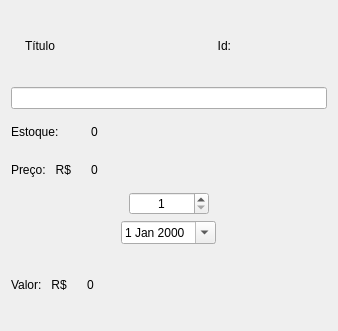
                   <widget class="QWidget" name="scrollAreaWidgetContents_4">
                    <property name="geometry">
                     <rect>
                      <x>0</x>
                      <y>0</y>
                      <width>338</width>
                      <height>331</height>
                     </rect>
                    </property>
                    <layout class="QVBoxLayout" name="verticalLayout_11">
                     <item>
                      <layout class="QHBoxLayout" name="horizontalLayout_9">
                       <item>
                        <widget class="QLabel" name="label_22">
                         <property name="styleSheet">
                          <string notr="true"/>
                         </property>
                         <property name="frameShape">
                          <enum>QFrame::NoFrame</enum>
                         </property>
                         <property name="text">
                          <string>Título</string>
                         </property>
                         <property name="scaledContents">
                          <bool>false</bool>
                         </property>
                         <property name="margin">
                          <number>0</number>
                         </property>
                         <property name="indent">
                          <number>14</number>
                         </property>
                        </widget>
                       </item>
                       <item>
                        <widget class="QLabel" name="label_27">
                         <property name="text">
                          <string>Id:</string>
                         </property>
                         <property name="alignment">
                          <set>Qt::AlignRight|Qt::AlignTrailing|Qt::AlignVCenter</set>
                         </property>
                         <property name="indent">
                          <number>14</number>
                         </property>
                        </widget>
                       </item>
                       <item>
                        <widget class="QLabel" name="label_id_livro">
                         <property name="maximumSize">
                          <size>
                           <width>76</width>
                           <height>16777215</height>
                          </size>
                         </property>
                         <property name="text">
                          <string/>
                         </property>
                         <property name="alignment">
                          <set>Qt::AlignCenter</set>
                         </property>
                        </widget>
                       </item>
                      </layout>
                     </item>
                     <item>
                      <widget class="QLineEdit" name="t_titulo_2">
                       <property name="enabled">
                        <bool>true</bool>
                       </property>
                       <property name="readOnly">
                        <bool>true</bool>
                       </property>
                      </widget>
                     </item>
                     <item>
                      <layout class="QHBoxLayout" name="horizontalLayout_2" stretch="0,4">
                       <item>
                        <layout class="QVBoxLayout" name="verticalLayout_13">
                         <item>
                          <widget class="QLabel" name="label_24">
                           <property name="text">
                            <string>Estoque:</string>
                           </property>
                          </widget>
                         </item>
                         <item>
                          <widget class="QLabel" name="label_25">
                           <property name="text">
                            <string>Preço:   R$</string>
                           </property>
                          </widget>
                         </item>
                        </layout>
                       </item>
                       <item>
                        <layout class="QVBoxLayout" name="verticalLayout_14">
                         <item>
                          <widget class="QLabel" name="label_qtd_estoque">
                           <property name="styleSheet">
                            <string notr="true"/>
                           </property>
                           <property name="text">
                            <string>0</string>
                           </property>
                           <property name="indent">
                            <number>14</number>
                           </property>
                          </widget>
                         </item>
                         <item>
                          <widget class="QLabel" name="label_preco">
                           <property name="text">
                            <string>0</string>
                           </property>
                           <property name="indent">
                            <number>14</number>
                           </property>
                          </widget>
                         </item>
                        </layout>
                       </item>
                      </layout>
                     </item>
                     <item alignment="Qt::AlignHCenter">
                      <widget class="QSpinBox" name="spinBox">
                       <property name="minimumSize">
                        <size>
                         <width>80</width>
                         <height>0</height>
                        </size>
                       </property>
                       <property name="alignment">
                        <set>Qt::AlignCenter</set>
                       </property>
                       <property name="minimum">
                        <number>1</number>
                       </property>
                      </widget>
                     </item>
                     <item alignment="Qt::AlignHCenter">
                      <widget class="QDateEdit" name="dateEdit">
                       <property name="maximumDate">
                        <date>
                         <year>9999</year>
                         <month>12</month>
                         <day>31</day>
                        </date>
                       </property>
                       <property name="calendarPopup">
                        <bool>true</bool>
                       </property>
                      </widget>
                     </item>
                     <item>
                      <layout class="QHBoxLayout" name="horizontalLayout_8" stretch="0,4">
                       <item>
                        <widget class="QLabel" name="label_26">
                         <property name="text">
                          <string>Valor:   R$</string>
                         </property>
                        </widget>
                       </item>
                       <item>
                        <widget class="QLabel" name="label_valor">
                         <property name="text">
                          <string>0</string>
                         </property>
                         <property name="indent">
                          <number>14</number>
                         </property>
                        </widget>
                       </item>
                      </layout>
                     </item>
                    </layout>
                   </widget>
